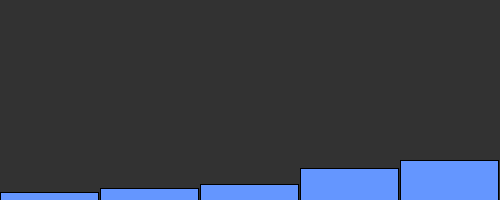
Frame 1 (no input)
Frame 2 (the mouse pressed at the canvas centre, redrawn once): identical to frame 1, image omitted

The Processing sketch that drew this single still picture (run headless with seeded random() and noise(); the mouse was pressed at the canvas centre and the sketch redrawn once):

// Processing sketch: sketch_240917a
// ── sketch_240917a.pde
int[] list = {8, 10, 3, 2, 4};
//int[] list2 = {5, 3, 1, 4, 12);

int[]listToSort = new int[5];

void setup() {
  noLoop();
  size(500, 200);
  listToSort = shuffel(listToSort);
  list = mySort(list);
  printArray(list);
  frameRate(5);
}

void draw() {
  
}
//dette shuffler array
int[] shuffel(int[] list) {
  for (int i =0; i<list.length; i++) {
    list[i]=(int)random(0, 256);
  }
  //sorteres af sort funktionen
  //list=sort(list);
  return list;
}

int[] mySort(int[] list) {

  for (int j=0; j<list.length-1; j++) {
    for ( int i=0; i<list.length-1; i++) {
      if (list[i]>list[i+1]) {
        int temp=list[i];
        list[i]=list[i+1];
        list[i+1]=temp;
        background(50);
        displayArray(list);
      }
    }
  }
  return list;
}

void displayArray(int[] arr) {
  int barWidth = width / arr.length;  // Determine width of each bar

  for (int i = 0; i < arr.length; i++) {
    float barHeight = map(arr[i], 0, 50, 0, height);  // Map value to screen height
    fill(100, 150, 255); // Set bar color
    rect(i * barWidth, height - barHeight, barWidth - 2, barHeight);  // Draw the bar
  }
}
